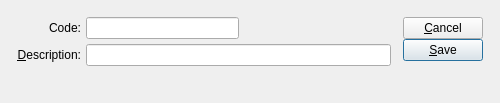
<?xml version="1.0" encoding="UTF-8"?>
<ui version="4.0">
 <comment>This file is part of the xTuple ERP: PostBooks Edition, a free and
open source Enterprise Resource Planning software suite,
Copyright (c) 1999-2018 by OpenMFG LLC, d/b/a xTuple.
It is licensed to you under the Common Public Attribution License
version 1.0, the full text of which (including xTuple-specific Exhibits)
is available at www.xtuple.com/CPAL.  By using this software, you agree
to be bound by its terms.</comment>
 <class>taxZone</class>
 <widget class="QDialog" name="taxZone">
  <property name="geometry">
   <rect>
    <x>0</x>
    <y>0</y>
    <width>500</width>
    <height>103</height>
   </rect>
  </property>
  <property name="windowTitle">
   <string>Tax Zone</string>
  </property>
  <layout class="QGridLayout" name="gridLayout">
   <item row="0" column="0">
    <layout class="QHBoxLayout" name="horizontalLayout">
     <property name="spacing">
      <number>12</number>
     </property>
     <property name="margin">
      <number>12</number>
     </property>
     <item>
      <layout class="QVBoxLayout">
       <property name="spacing">
        <number>0</number>
       </property>
       <property name="margin">
        <number>0</number>
       </property>
       <item>
        <layout class="QHBoxLayout">
         <property name="spacing">
          <number>5</number>
         </property>
         <property name="margin">
          <number>0</number>
         </property>
         <item>
          <layout class="QVBoxLayout">
           <property name="spacing">
            <number>5</number>
           </property>
           <property name="margin">
            <number>0</number>
           </property>
           <item>
            <widget class="QLabel" name="_taxZoneLit">
             <property name="text">
              <string>Code:</string>
             </property>
             <property name="alignment">
              <set>Qt::AlignRight|Qt::AlignTrailing|Qt::AlignVCenter</set>
             </property>
             <property name="buddy">
              <cstring>_taxZone</cstring>
             </property>
            </widget>
           </item>
           <item>
            <widget class="QLabel" name="_descriptionLit">
             <property name="text">
              <string>&amp;Description:</string>
             </property>
             <property name="alignment">
              <set>Qt::AlignRight|Qt::AlignTrailing|Qt::AlignVCenter</set>
             </property>
             <property name="buddy">
              <cstring>_description</cstring>
             </property>
            </widget>
           </item>
          </layout>
         </item>
         <item>
          <layout class="QVBoxLayout">
           <property name="spacing">
            <number>5</number>
           </property>
           <property name="margin">
            <number>0</number>
           </property>
           <item>
            <layout class="QHBoxLayout">
             <property name="spacing">
              <number>0</number>
             </property>
             <property name="margin">
              <number>0</number>
             </property>
             <item>
              <widget class="XLineEdit" name="_taxZone"/>
             </item>
             <item>
              <spacer name="Spacer29">
               <property name="orientation">
                <enum>Qt::Horizontal</enum>
               </property>
               <property name="sizeType">
                <enum>QSizePolicy::Expanding</enum>
               </property>
               <property name="sizeHint" stdset="0">
                <size>
                 <width>20</width>
                 <height>20</height>
                </size>
               </property>
              </spacer>
             </item>
            </layout>
           </item>
           <item>
            <widget class="XLineEdit" name="_description">
             <property name="sizePolicy">
              <sizepolicy hsizetype="Expanding" vsizetype="Fixed">
               <horstretch>0</horstretch>
               <verstretch>0</verstretch>
              </sizepolicy>
             </property>
            </widget>
           </item>
          </layout>
         </item>
        </layout>
       </item>
       <item>
        <spacer name="Spacer287">
         <property name="orientation">
          <enum>Qt::Vertical</enum>
         </property>
         <property name="sizeType">
          <enum>QSizePolicy::Expanding</enum>
         </property>
         <property name="sizeHint" stdset="0">
          <size>
           <width>20</width>
           <height>0</height>
          </size>
         </property>
        </spacer>
       </item>
      </layout>
     </item>
     <item>
      <layout class="QVBoxLayout">
       <property name="spacing">
        <number>0</number>
       </property>
       <property name="margin">
        <number>0</number>
       </property>
       <item>
        <layout class="QVBoxLayout">
         <property name="spacing">
          <number>0</number>
         </property>
         <property name="margin">
          <number>0</number>
         </property>
         <item>
          <widget class="QPushButton" name="_close">
           <property name="text">
            <string>&amp;Cancel</string>
           </property>
          </widget>
         </item>
         <item>
          <widget class="QPushButton" name="_save">
           <property name="text">
            <string>&amp;Save</string>
           </property>
           <property name="autoDefault">
            <bool>true</bool>
           </property>
           <property name="default">
            <bool>true</bool>
           </property>
          </widget>
         </item>
        </layout>
       </item>
       <item>
        <spacer name="Spacer30">
         <property name="orientation">
          <enum>Qt::Vertical</enum>
         </property>
         <property name="sizeType">
          <enum>QSizePolicy::Expanding</enum>
         </property>
         <property name="sizeHint" stdset="0">
          <size>
           <width>20</width>
           <height>0</height>
          </size>
         </property>
        </spacer>
       </item>
      </layout>
     </item>
    </layout>
   </item>
  </layout>
 </widget>
 <layoutdefault spacing="5" margin="5"/>
 <customwidgets>
  <customwidget>
   <class>XLineEdit</class>
   <extends>QLineEdit</extends>
   <header>xlineedit.h</header>
   <container>1</container>
  </customwidget>
 </customwidgets>
 <tabstops>
  <tabstop>_taxZone</tabstop>
  <tabstop>_description</tabstop>
  <tabstop>_save</tabstop>
  <tabstop>_close</tabstop>
 </tabstops>
 <includes>
  <include location="global">parameter.h</include>
 </includes>
 <resources/>
 <connections>
  <connection>
   <sender>_close</sender>
   <signal>clicked()</signal>
   <receiver>taxZone</receiver>
   <slot>reject()</slot>
   <hints>
    <hint type="sourcelabel">
     <x>20</x>
     <y>20</y>
    </hint>
    <hint type="destinationlabel">
     <x>20</x>
     <y>20</y>
    </hint>
   </hints>
  </connection>
 </connections>
</ui>
